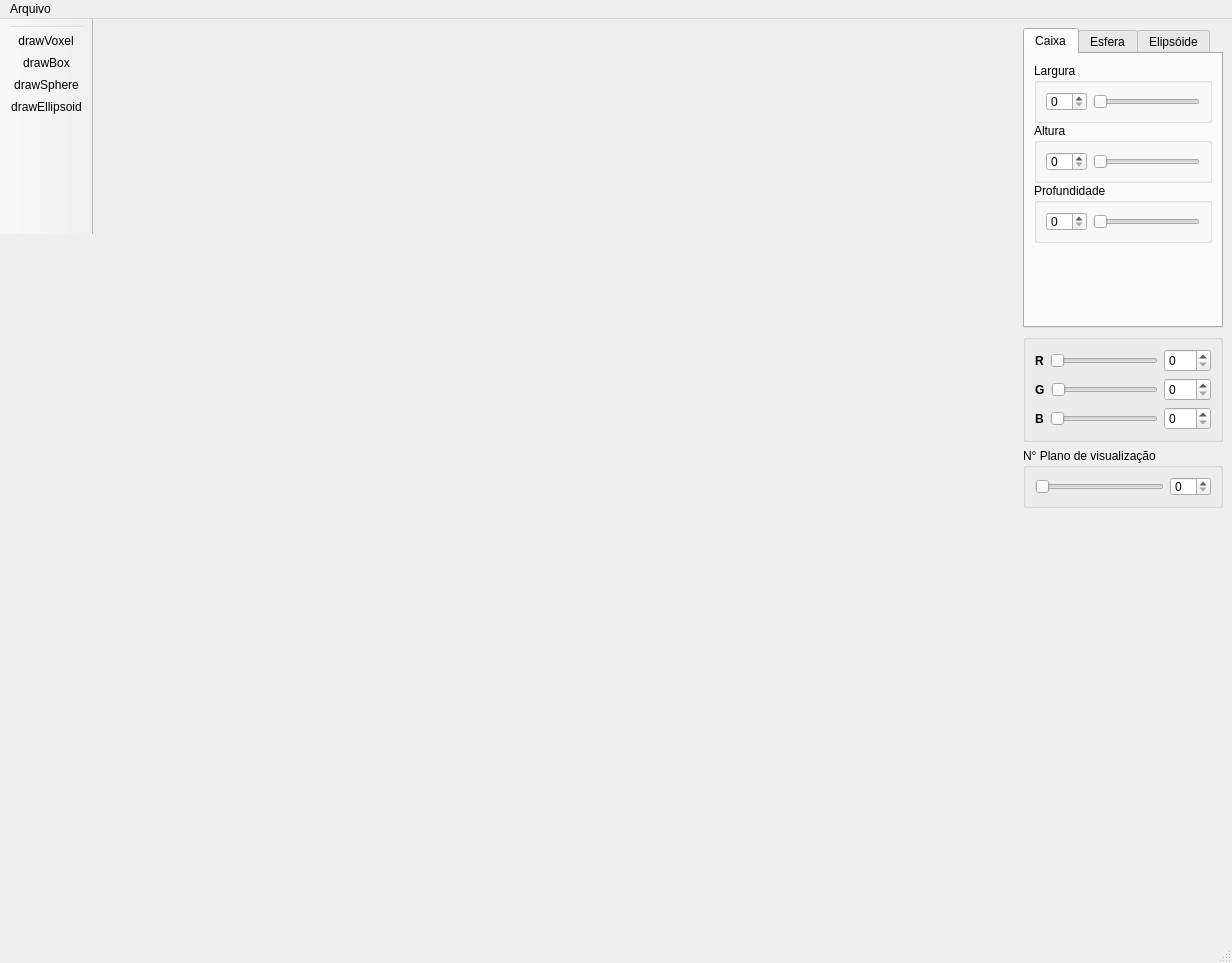
<?xml version="1.0" encoding="UTF-8"?>
<ui version="4.0">
 <class>MainWindow</class>
 <widget class="QMainWindow" name="MainWindow">
  <property name="geometry">
   <rect>
    <x>0</x>
    <y>0</y>
    <width>1232</width>
    <height>963</height>
   </rect>
  </property>
  <property name="windowTitle">
   <string>MainWindow</string>
  </property>
  <property name="iconSize">
   <size>
    <width>40</width>
    <height>40</height>
   </size>
  </property>
  <widget class="QWidget" name="centralwidget">
   <layout class="QHBoxLayout" name="horizontalLayout_13">
    <item>
     <spacer name="horizontalSpacer_2">
      <property name="orientation">
       <enum>Qt::Horizontal</enum>
      </property>
      <property name="sizeHint" stdset="0">
       <size>
        <width>40</width>
        <height>20</height>
       </size>
      </property>
     </spacer>
    </item>
    <item>
     <layout class="QVBoxLayout" name="verticalLayout_2">
      <item>
       <widget class="CanvasPlane" name="canvasplane" native="true">
        <property name="enabled">
         <bool>true</bool>
        </property>
        <property name="minimumSize">
         <size>
          <width>900</width>
          <height>900</height>
         </size>
        </property>
        <property name="maximumSize">
         <size>
          <width>900</width>
          <height>900</height>
         </size>
        </property>
        <property name="layoutDirection">
         <enum>Qt::LeftToRight</enum>
        </property>
        <property name="autoFillBackground">
         <bool>true</bool>
        </property>
       </widget>
      </item>
     </layout>
    </item>
    <item>
     <spacer name="horizontalSpacer">
      <property name="orientation">
       <enum>Qt::Horizontal</enum>
      </property>
      <property name="sizeHint" stdset="0">
       <size>
        <width>40</width>
        <height>20</height>
       </size>
      </property>
     </spacer>
    </item>
    <item>
     <layout class="QVBoxLayout" name="verticalLayout_13">
      <item>
       <widget class="QTabWidget" name="tabWidgetShapes">
        <property name="minimumSize">
         <size>
          <width>200</width>
          <height>0</height>
         </size>
        </property>
        <property name="maximumSize">
         <size>
          <width>200</width>
          <height>300</height>
         </size>
        </property>
        <property name="currentIndex">
         <number>0</number>
        </property>
        <widget class="QWidget" name="boxTab">
         <property name="enabled">
          <bool>true</bool>
         </property>
         <attribute name="title">
          <string>Caixa</string>
         </attribute>
         <layout class="QVBoxLayout" name="verticalLayout_18">
          <item>
           <layout class="QVBoxLayout" name="verticalLayout_12">
            <property name="spacing">
             <number>0</number>
            </property>
            <item>
             <layout class="QVBoxLayout" name="verticalLayout_7">
              <item>
               <widget class="QGroupBox" name="groupBoxBoxWidth">
                <property name="minimumSize">
                 <size>
                  <width>0</width>
                  <height>60</height>
                 </size>
                </property>
                <property name="maximumSize">
                 <size>
                  <width>16777215</width>
                  <height>60</height>
                 </size>
                </property>
                <property name="title">
                 <string>Largura</string>
                </property>
                <layout class="QVBoxLayout" name="verticalLayout_3">
                 <item>
                  <layout class="QHBoxLayout" name="horizontalLayout_3">
                   <item>
                    <widget class="QSpinBox" name="spinBoxBoxWidth"/>
                   </item>
                   <item>
                    <widget class="QSlider" name="horizontalSliderBoxWidth">
                     <property name="orientation">
                      <enum>Qt::Horizontal</enum>
                     </property>
                    </widget>
                   </item>
                  </layout>
                 </item>
                </layout>
               </widget>
              </item>
              <item>
               <widget class="QGroupBox" name="groupBoxBoxHeight">
                <property name="minimumSize">
                 <size>
                  <width>0</width>
                  <height>60</height>
                 </size>
                </property>
                <property name="maximumSize">
                 <size>
                  <width>16777215</width>
                  <height>60</height>
                 </size>
                </property>
                <property name="title">
                 <string>Altura</string>
                </property>
                <layout class="QVBoxLayout" name="verticalLayout_5">
                 <item>
                  <layout class="QHBoxLayout" name="horizontalLayout_2">
                   <item>
                    <widget class="QSpinBox" name="spinBoxBoxHeight"/>
                   </item>
                   <item>
                    <widget class="QSlider" name="horizontalSliderBoxHeight">
                     <property name="orientation">
                      <enum>Qt::Horizontal</enum>
                     </property>
                    </widget>
                   </item>
                  </layout>
                 </item>
                </layout>
               </widget>
              </item>
              <item>
               <widget class="QGroupBox" name="groupBoxBoxDepth">
                <property name="minimumSize">
                 <size>
                  <width>0</width>
                  <height>60</height>
                 </size>
                </property>
                <property name="maximumSize">
                 <size>
                  <width>16777215</width>
                  <height>60</height>
                 </size>
                </property>
                <property name="title">
                 <string>Profundidade</string>
                </property>
                <layout class="QVBoxLayout" name="verticalLayout_6">
                 <item>
                  <layout class="QHBoxLayout" name="horizontalLayout_4">
                   <item>
                    <widget class="QSpinBox" name="spinBoxBoxDepth"/>
                   </item>
                   <item>
                    <widget class="QSlider" name="horizontalSliderBoxDepth">
                     <property name="orientation">
                      <enum>Qt::Horizontal</enum>
                     </property>
                    </widget>
                   </item>
                  </layout>
                 </item>
                </layout>
               </widget>
              </item>
             </layout>
            </item>
            <item>
             <spacer name="verticalSpacer">
              <property name="orientation">
               <enum>Qt::Vertical</enum>
              </property>
              <property name="sizeHint" stdset="0">
               <size>
                <width>20</width>
                <height>20</height>
               </size>
              </property>
             </spacer>
            </item>
           </layout>
          </item>
         </layout>
        </widget>
        <widget class="QWidget" name="sphereTab">
         <attribute name="title">
          <string>Esfera</string>
         </attribute>
         <layout class="QVBoxLayout" name="verticalLayout_17">
          <item>
           <layout class="QVBoxLayout" name="verticalLayout_8">
            <item>
             <widget class="QGroupBox" name="groupBox_5">
              <property name="minimumSize">
               <size>
                <width>0</width>
                <height>0</height>
               </size>
              </property>
              <property name="title">
               <string>Raio</string>
              </property>
              <layout class="QHBoxLayout" name="horizontalLayout_8">
               <item>
                <layout class="QHBoxLayout" name="horizontalLayout_6">
                 <item>
                  <widget class="QSpinBox" name="spinBoxSphereRadius"/>
                 </item>
                 <item>
                  <widget class="QSlider" name="horizontalSliderSphereRadius">
                   <property name="orientation">
                    <enum>Qt::Horizontal</enum>
                   </property>
                  </widget>
                 </item>
                </layout>
               </item>
              </layout>
             </widget>
            </item>
            <item>
             <spacer name="verticalSpacer_2">
              <property name="orientation">
               <enum>Qt::Vertical</enum>
              </property>
              <property name="sizeHint" stdset="0">
               <size>
                <width>20</width>
                <height>5</height>
               </size>
              </property>
             </spacer>
            </item>
           </layout>
          </item>
         </layout>
        </widget>
        <widget class="QWidget" name="ellipsoidTab">
         <attribute name="title">
          <string>Elipsóide</string>
         </attribute>
         <layout class="QVBoxLayout" name="verticalLayout_14">
          <item>
           <layout class="QVBoxLayout" name="verticalLayout_4">
            <item>
             <widget class="QGroupBox" name="groupBoxEllipsoidWidth">
              <property name="minimumSize">
               <size>
                <width>0</width>
                <height>60</height>
               </size>
              </property>
              <property name="maximumSize">
               <size>
                <width>16777215</width>
                <height>60</height>
               </size>
              </property>
              <property name="title">
               <string>Largura</string>
              </property>
              <layout class="QVBoxLayout" name="verticalLayout_9">
               <item>
                <layout class="QHBoxLayout" name="horizontalLayout_7">
                 <item>
                  <widget class="QSpinBox" name="spinBoxEllipsoidWidth"/>
                 </item>
                 <item>
                  <widget class="QSlider" name="horizontalSliderEllipsoidWidth">
                   <property name="orientation">
                    <enum>Qt::Horizontal</enum>
                   </property>
                  </widget>
                 </item>
                </layout>
               </item>
              </layout>
             </widget>
            </item>
            <item>
             <widget class="QGroupBox" name="groupBoxEllipsoidHeight">
              <property name="minimumSize">
               <size>
                <width>0</width>
                <height>60</height>
               </size>
              </property>
              <property name="maximumSize">
               <size>
                <width>16777215</width>
                <height>60</height>
               </size>
              </property>
              <property name="title">
               <string>Altura</string>
              </property>
              <layout class="QVBoxLayout" name="verticalLayout_11">
               <item>
                <layout class="QHBoxLayout" name="horizontalLayout_10">
                 <item>
                  <widget class="QSpinBox" name="spinBoxEllipsoidHeight"/>
                 </item>
                 <item>
                  <widget class="QSlider" name="horizontalSliderEllipsoidHeight">
                   <property name="orientation">
                    <enum>Qt::Horizontal</enum>
                   </property>
                  </widget>
                 </item>
                </layout>
               </item>
              </layout>
             </widget>
            </item>
            <item>
             <widget class="QGroupBox" name="groupBoxEllipsoidDepth">
              <property name="minimumSize">
               <size>
                <width>0</width>
                <height>60</height>
               </size>
              </property>
              <property name="maximumSize">
               <size>
                <width>16777215</width>
                <height>60</height>
               </size>
              </property>
              <property name="title">
               <string>Profundidade</string>
              </property>
              <layout class="QVBoxLayout" name="verticalLayout_10">
               <item>
                <layout class="QHBoxLayout" name="horizontalLayout_9">
                 <item>
                  <widget class="QSpinBox" name="spinBoxEllipsoidDepth"/>
                 </item>
                 <item>
                  <widget class="QSlider" name="horizontalSliderEllipsoidDepth">
                   <property name="orientation">
                    <enum>Qt::Horizontal</enum>
                   </property>
                  </widget>
                 </item>
                </layout>
               </item>
              </layout>
             </widget>
            </item>
            <item>
             <spacer name="verticalSpacer_3">
              <property name="orientation">
               <enum>Qt::Vertical</enum>
              </property>
              <property name="sizeHint" stdset="0">
               <size>
                <width>18</width>
                <height>48</height>
               </size>
              </property>
             </spacer>
            </item>
           </layout>
          </item>
         </layout>
        </widget>
       </widget>
      </item>
      <item>
       <widget class="QGroupBox" name="groupBoxSetColor">
        <property name="minimumSize">
         <size>
          <width>0</width>
          <height>0</height>
         </size>
        </property>
        <property name="maximumSize">
         <size>
          <width>200</width>
          <height>16777215</height>
         </size>
        </property>
        <property name="autoFillBackground">
         <bool>true</bool>
        </property>
        <property name="title">
         <string/>
        </property>
        <layout class="QVBoxLayout" name="verticalLayout">
         <item>
          <layout class="QHBoxLayout" name="horizontalLayout_5">
           <item>
            <widget class="QLabel" name="label">
             <property name="font">
              <font>
               <pointsize>9</pointsize>
               <bold>true</bold>
              </font>
             </property>
             <property name="text">
              <string>R</string>
             </property>
            </widget>
           </item>
           <item>
            <widget class="QSlider" name="horizontalSliderSetRed">
             <property name="maximum">
              <number>255</number>
             </property>
             <property name="orientation">
              <enum>Qt::Horizontal</enum>
             </property>
            </widget>
           </item>
           <item>
            <widget class="QSpinBox" name="spinBoxSetRed">
             <property name="maximum">
              <number>255</number>
             </property>
            </widget>
           </item>
          </layout>
         </item>
         <item>
          <layout class="QHBoxLayout" name="horizontalLayout_11">
           <item>
            <widget class="QLabel" name="label_2">
             <property name="font">
              <font>
               <pointsize>9</pointsize>
               <bold>true</bold>
              </font>
             </property>
             <property name="text">
              <string>G</string>
             </property>
            </widget>
           </item>
           <item>
            <widget class="QSlider" name="horizontalSliderSetGreen">
             <property name="maximum">
              <number>255</number>
             </property>
             <property name="orientation">
              <enum>Qt::Horizontal</enum>
             </property>
            </widget>
           </item>
           <item>
            <widget class="QSpinBox" name="spinBoxSetGreen">
             <property name="maximum">
              <number>255</number>
             </property>
            </widget>
           </item>
          </layout>
         </item>
         <item>
          <layout class="QHBoxLayout" name="horizontalLayout_12">
           <item>
            <widget class="QLabel" name="label_3">
             <property name="font">
              <font>
               <pointsize>9</pointsize>
               <bold>true</bold>
              </font>
             </property>
             <property name="text">
              <string>B</string>
             </property>
            </widget>
           </item>
           <item>
            <widget class="QSlider" name="horizontalSliderSetBlue">
             <property name="maximum">
              <number>255</number>
             </property>
             <property name="orientation">
              <enum>Qt::Horizontal</enum>
             </property>
            </widget>
           </item>
           <item>
            <widget class="QSpinBox" name="spinBoxSetBlue">
             <property name="maximum">
              <number>255</number>
             </property>
            </widget>
           </item>
          </layout>
         </item>
        </layout>
       </widget>
      </item>
      <item>
       <widget class="QGroupBox" name="groupBoxSetPlane">
        <property name="enabled">
         <bool>true</bool>
        </property>
        <property name="minimumSize">
         <size>
          <width>0</width>
          <height>50</height>
         </size>
        </property>
        <property name="maximumSize">
         <size>
          <width>200</width>
          <height>60</height>
         </size>
        </property>
        <property name="title">
         <string>N° Plano de visualização</string>
        </property>
        <layout class="QVBoxLayout" name="verticalLayout_16">
         <item>
          <layout class="QHBoxLayout" name="horizontalLayout">
           <item>
            <widget class="QSlider" name="horizontalSliderSetPlane">
             <property name="orientation">
              <enum>Qt::Horizontal</enum>
             </property>
            </widget>
           </item>
           <item>
            <widget class="QSpinBox" name="spinBoxSetPlane"/>
           </item>
          </layout>
         </item>
        </layout>
       </widget>
      </item>
      <item>
       <spacer name="verticalSpacer_4">
        <property name="orientation">
         <enum>Qt::Vertical</enum>
        </property>
        <property name="sizeHint" stdset="0">
         <size>
          <width>20</width>
          <height>40</height>
         </size>
        </property>
       </spacer>
      </item>
     </layout>
    </item>
   </layout>
  </widget>
  <widget class="QMenuBar" name="menubar">
   <property name="geometry">
    <rect>
     <x>0</x>
     <y>0</y>
     <width>1232</width>
     <height>22</height>
    </rect>
   </property>
   <widget class="QMenu" name="menuArquivo">
    <property name="title">
     <string>Arquivo</string>
    </property>
    <addaction name="actionNewPlane"/>
    <addaction name="actionExportOFF"/>
    <addaction name="actionQuit"/>
   </widget>
   <addaction name="menuArquivo"/>
  </widget>
  <widget class="QStatusBar" name="statusbar"/>
  <widget class="QToolBar" name="toolBar">
   <property name="maximumSize">
    <size>
     <width>16777215</width>
     <height>215</height>
    </size>
   </property>
   <property name="palette">
    <palette>
     <active>
      <colorrole role="Midlight">
       <brush brushstyle="SolidPattern">
        <color alpha="255">
         <red>247</red>
         <green>247</green>
         <blue>247</blue>
        </color>
       </brush>
      </colorrole>
      <colorrole role="Dark">
       <brush brushstyle="SolidPattern">
        <color alpha="255">
         <red>120</red>
         <green>120</green>
         <blue>120</blue>
        </color>
       </brush>
      </colorrole>
      <colorrole role="Shadow">
       <brush brushstyle="SolidPattern">
        <color alpha="255">
         <red>0</red>
         <green>0</green>
         <blue>0</blue>
        </color>
       </brush>
      </colorrole>
      <colorrole role="AlternateBase">
       <brush brushstyle="SolidPattern">
        <color alpha="255">
         <red>247</red>
         <green>247</green>
         <blue>247</blue>
        </color>
       </brush>
      </colorrole>
     </active>
     <inactive>
      <colorrole role="Midlight">
       <brush brushstyle="SolidPattern">
        <color alpha="255">
         <red>227</red>
         <green>227</green>
         <blue>227</blue>
        </color>
       </brush>
      </colorrole>
      <colorrole role="Dark">
       <brush brushstyle="SolidPattern">
        <color alpha="255">
         <red>160</red>
         <green>160</green>
         <blue>160</blue>
        </color>
       </brush>
      </colorrole>
      <colorrole role="Shadow">
       <brush brushstyle="SolidPattern">
        <color alpha="255">
         <red>105</red>
         <green>105</green>
         <blue>105</blue>
        </color>
       </brush>
      </colorrole>
      <colorrole role="AlternateBase">
       <brush brushstyle="SolidPattern">
        <color alpha="255">
         <red>245</red>
         <green>245</green>
         <blue>245</blue>
        </color>
       </brush>
      </colorrole>
     </inactive>
     <disabled>
      <colorrole role="Midlight">
       <brush brushstyle="SolidPattern">
        <color alpha="255">
         <red>247</red>
         <green>247</green>
         <blue>247</blue>
        </color>
       </brush>
      </colorrole>
      <colorrole role="Dark">
       <brush brushstyle="SolidPattern">
        <color alpha="255">
         <red>120</red>
         <green>120</green>
         <blue>120</blue>
        </color>
       </brush>
      </colorrole>
      <colorrole role="Shadow">
       <brush brushstyle="SolidPattern">
        <color alpha="255">
         <red>0</red>
         <green>0</green>
         <blue>0</blue>
        </color>
       </brush>
      </colorrole>
      <colorrole role="AlternateBase">
       <brush brushstyle="SolidPattern">
        <color alpha="255">
         <red>245</red>
         <green>245</green>
         <blue>245</blue>
        </color>
       </brush>
      </colorrole>
     </disabled>
    </palette>
   </property>
   <property name="cursor">
    <cursorShape>PointingHandCursor</cursorShape>
   </property>
   <property name="windowTitle">
    <string>toolBar</string>
   </property>
   <property name="movable">
    <bool>false</bool>
   </property>
   <property name="iconSize">
    <size>
     <width>45</width>
     <height>45</height>
    </size>
   </property>
   <attribute name="toolBarArea">
    <enum>LeftToolBarArea</enum>
   </attribute>
   <attribute name="toolBarBreak">
    <bool>false</bool>
   </attribute>
   <addaction name="separator"/>
   <addaction name="actiondrawVoxel"/>
   <addaction name="actiondrawBox"/>
   <addaction name="actiondrawSphere"/>
   <addaction name="actiondrawEllipsoid"/>
  </widget>
  <action name="actionExportOFF">
   <property name="text">
    <string>Exportar</string>
   </property>
   <property name="toolTip">
    <string>Exportar (ctrl + E)</string>
   </property>
   <property name="shortcut">
    <string>Ctrl+E</string>
   </property>
  </action>
  <action name="actionQuit">
   <property name="text">
    <string>Sair</string>
   </property>
   <property name="toolTip">
    <string>Sair (ctrl + Q)</string>
   </property>
   <property name="shortcut">
    <string>Ctrl+Q</string>
   </property>
  </action>
  <action name="actionNewPlane">
   <property name="text">
    <string>Novo</string>
   </property>
   <property name="toolTip">
    <string>Novo (ctrl + N)</string>
   </property>
   <property name="shortcut">
    <string>Ctrl+N</string>
   </property>
  </action>
  <action name="actiondrawVoxel">
   <property name="icon">
    <iconset resource="recursos.qrc">
     <normaloff>:/icones/recursos/voxel.svg</normaloff>:/icones/recursos/voxel.svg</iconset>
   </property>
   <property name="text">
    <string>drawVoxel</string>
   </property>
   <property name="toolTip">
    <string>Modo voxel</string>
   </property>
  </action>
  <action name="actiondrawBox">
   <property name="icon">
    <iconset resource="recursos.qrc">
     <normaloff>:/icones/recursos/box.svg</normaloff>:/icones/recursos/box.svg</iconset>
   </property>
   <property name="text">
    <string>drawBox</string>
   </property>
   <property name="toolTip">
    <string>Modo caixa</string>
   </property>
  </action>
  <action name="actiondrawSphere">
   <property name="icon">
    <iconset resource="recursos.qrc">
     <normaloff>:/icones/recursos/esfera.svg</normaloff>:/icones/recursos/esfera.svg</iconset>
   </property>
   <property name="text">
    <string>drawSphere</string>
   </property>
   <property name="toolTip">
    <string>Modo esfera</string>
   </property>
  </action>
  <action name="actiondrawEllipsoid">
   <property name="icon">
    <iconset resource="recursos.qrc">
     <normaloff>:/icones/recursos/elipsoide.svg</normaloff>:/icones/recursos/elipsoide.svg</iconset>
   </property>
   <property name="text">
    <string>drawEllipsoid</string>
   </property>
   <property name="toolTip">
    <string>Modo elipsóide</string>
   </property>
  </action>
 </widget>
 <customwidgets>
  <customwidget>
   <class>CanvasPlane</class>
   <extends>QWidget</extends>
   <header location="global">canvasplane.h</header>
   <container>1</container>
  </customwidget>
 </customwidgets>
 <resources>
  <include location="recursos.qrc"/>
 </resources>
 <connections/>
</ui>
